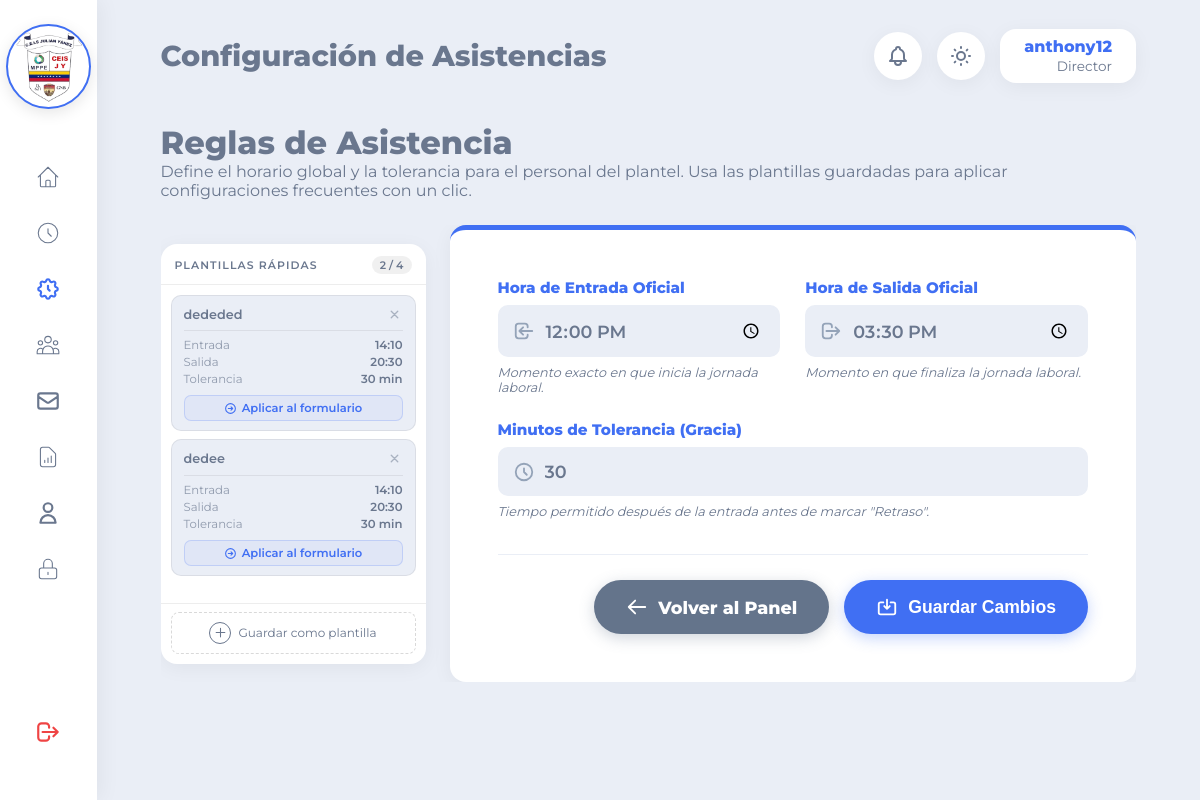
/vistas/configuracionAsistencia.php (signed in), run on an earlier commit of the app's database.
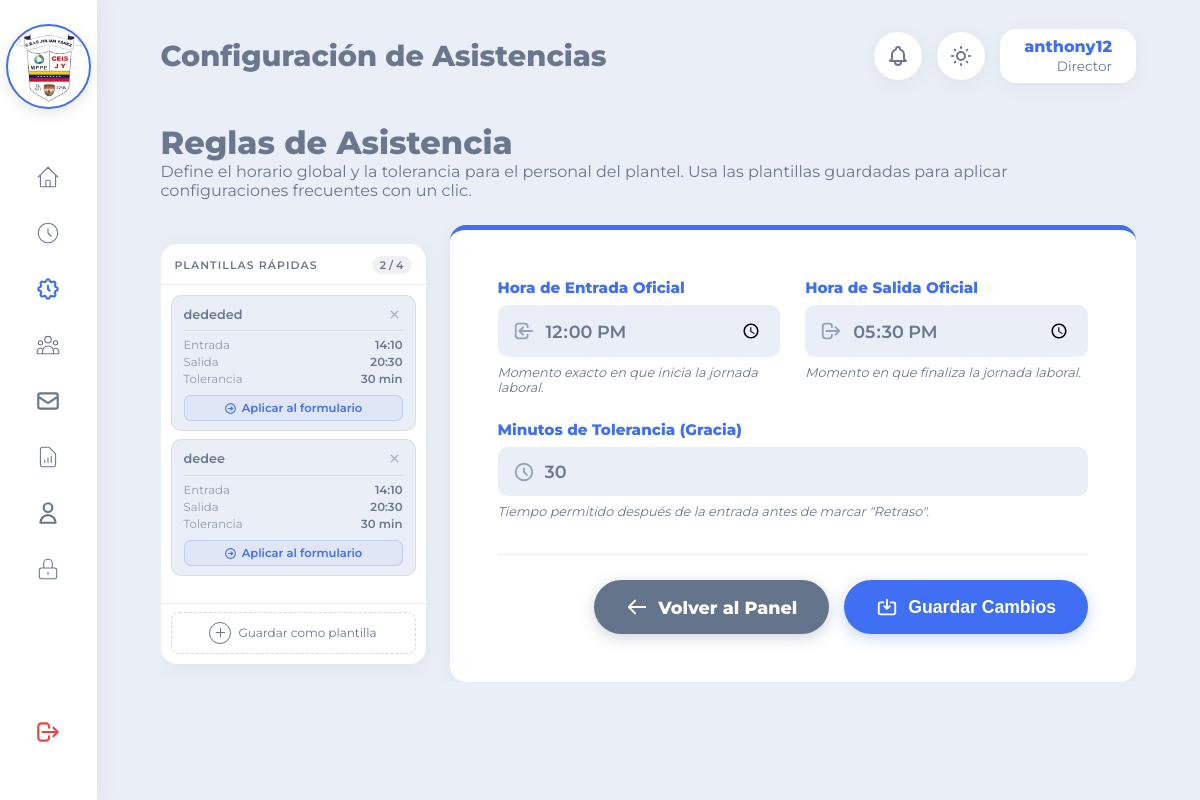
And on a later commit of the database.
### tables this page shows
CREATE TABLE `configuraciones_preestablecidas` (
  `id_preestablecida` int(11) NOT NULL AUTO_INCREMENT,
  `nombre` varchar(60) NOT NULL,
  `hora_entrada` time NOT NULL,
  `hora_salida` time NOT NULL,
  `minutos_tolerancia` tinyint(4) NOT NULL DEFAULT 0,
  `es_activa` tinyint(1) NOT NULL DEFAULT 0,
  `id_usuario_creador` int(11) NOT NULL,
  `fecha_creacion` datetime NOT NULL DEFAULT current_timestamp(),
  `fecha_actualizacion` datetime NOT NULL DEFAULT current_timestamp() ON UPDATE current_timestamp(),
  PRIMARY KEY (`id_preestablecida`),
  KEY `idx_usuario_creador` (`id_usuario_creador`)
);

CREATE TABLE `configuracion` (
  `id_config` int(11) NOT NULL AUTO_INCREMENT,
  `hora_entrada_general` time NOT NULL DEFAULT '07:00:00',
  `hora_salida_general` time NOT NULL DEFAULT '13:00:00',
  `minutos_tolerancia` int(11) NOT NULL DEFAULT 15,
  PRIMARY KEY (`id_config`)
);

### vistas/ConfiguracionAsistencia.php (the view, shortened to what the rows shown need)
<?php
require_once '../configuracion/conexion.php';
try {
    $stmt = $conexion->prepare("SELECT * FROM configuracion WHERE id_config = 1");
    $stmt->execute();
    $config = $stmt->fetch(PDO::FETCH_ASSOC);
} catch (PDOException $e) {
    $config = [
        'hora_entrada_general' => '07:00',
        'hora_salida_general'  => '13:00',
        'minutos_tolerancia'   => 15,
    ];
}
$preestablecidas       = [];
try {
    $stmtPre = $conexion->prepare(
        "SELECT * FROM configuraciones_preestablecidas ORDER BY fecha_creacion ASC LIMIT 4"
    );
    $stmtPre->execute();
    $preestablecidas       = $stmtPre->fetchAll(PDO::FETCH_ASSOC);
} catch (PDOException $e) {
}
?>
<!DOCTYPE html>
<html lang="es" data-theme="light">
<head>
    <link rel="stylesheet" href="../recursos/css/principal.css?v=<?php echo time(); ?>">
</head>
<body>
    <div class="contenedor-principal">
        <main class="contenido">
            <h1>Reglas de Asistencia</h1>
            <div class="contenido-configuracion">
                <div class="panel-plantillas" id="panelPlantillas">
                    <div class="panel-plantillas-lista" id="listaPlantillas">
                    <?php if (empty($preestablecidas)): ?>
                        <p class="estado-vacio-plantillas">
                            Sin plantillas aún. Configura un horario en el formulario y guárdalo
                            como plantilla para acceder a él con un clic.
                        </p>
                    <?php else: ?>
                        <?php foreach ($preestablecidas as $pre): ?>
                            <div class="tarjeta-preestablecida <?php echo $pre['es_activa'] ? 'es-activa' : ''; ?>"
                                 data-id="<?php echo $pre['id_preestablecida']; ?>"
                                 id="tarjeta-<?php echo $pre['id_preestablecida']; ?>">
                                <div class="cabecera-tarjeta">
                                    <span class="nombre-preestablecida"
                                          title="Doble clic para renombrar"
                                          ondblclick="activarEdicionNombre(this, <?php echo $pre['id_preestablecida']; ?>)">
                                        <?php echo htmlspecialchars($pre['nombre']); ?>
                                    </span>
                                    <button class="btn-eliminar-tarjeta"
                                            title="Eliminar esta plantilla"
                                            onclick="confirmarEliminarTarjeta(
                                                <?php echo $pre['id_preestablecida']; ?>,
                                                '<?php echo htmlspecialchars(addslashes($pre['nombre'])); ?>'
                                            )">
                                        <svg xmlns="http://www.w3.org/2000/svg" width="13" height="13" fill="none" viewBox="0 0 24 24" stroke="currentColor">
                                            <path stroke-linecap="round" stroke-linejoin="round" stroke-width="2.5" d="M6 18L18 6M6 6l12 12"/>
                                        </svg>
                                    </button>
                                </div>
                                <hr class="separador-tarjeta">
                                <table class="tabla-horario">
                                    <tr>
                                        <td class="etiqueta">Entrada</td>
                                        <td class="valor"><?php echo date('H:i', strtotime($pre['hora_entrada'])); ?></td>
                                    </tr>
                                    <tr>
                                        <td class="etiqueta">Salida</td>
                                        <td class="valor"><?php echo date('H:i', strtotime($pre['hora_salida'])); ?></td>
                                    </tr>
                                    <tr>
                                        <td class="etiqueta">Tolerancia</td>
                                        <td class="valor"><?php echo $pre['minutos_tolerancia']; ?> min</td>
                                    </tr>
                                </table>
                                <button class="btn-aplicar-preestablecida"
                                        onclick="confirmarAplicarPlantilla(
                                            <?php echo $pre['id_preestablecida']; ?>,
                                            '<?php echo htmlspecialchars(addslashes($pre['nombre'])); ?>',
                                            '<?php echo date('H:i', strtotime($pre['hora_entrada'])); ?>',
                                            '<?php echo date('H:i', strtotime($pre['hora_salida'])); ?>',
                                            <?php echo $pre['minutos_tolerancia']; ?>
                                        )">
                                    <svg xmlns="http://www.w3.org/2000/svg" width="13" height="13" fill="none" viewBox="0 0 24 24" stroke="currentColor">
                                        <path stroke-linecap="round" stroke-linejoin="round" stroke-width="2" d="M13 9l3 3m0 0l-3 3m3-3H8m13 0a9 9 0 11-18 0 9 9 0 0118 0z"/>
                                    </svg>
                                    Aplicar al formulario
                                </button>
                            </div>
                        <?php endforeach; ?>
                    <?php endif; ?>
                    </div>
                </div>
                <div class="tarjeta-formulario-config">
                    <form id="formConfiguracion"
                          action="../controladores/ControladorConfiguracion.php"
                          method="POST">
                        <div class="grid-formulario">
                            <div class="grupo-input">
                                <div class="input-con-icono">
                                    <svg xmlns="http://www.w3.org/2000/svg" fill="none" viewBox="0 0 24 24" stroke="currentColor">
                                        <path stroke-linecap="round" stroke-linejoin="round" stroke-width="2" d="M11 16l-4-4m0 0l4-4m-4 4h14m-5 4v1a3 3 0 01-3 3H6a3 3 0 01-3-3V7a3 3 0 013-3h7a3 3 0 013 3v1"/>
                                    </svg>
                                    <input type="time"
                                           id="hora_entrada"
                                           name="hora_entrada"
                                           value="<?php echo date('H:i', strtotime($config['hora_entrada_general'])); ?>"
                                           required>
                                </div>
                            </div>
                            <div class="grupo-input">
                                <div class="input-con-icono">
                                    <svg xmlns="http://www.w3.org/2000/svg" fill="none" viewBox="0 0 24 24" stroke="currentColor">
                                        <path stroke-linecap="round" stroke-linejoin="round" stroke-width="2" d="M17 16l4-4m0 0l-4-4m4 4H7m6 4v1a3 3 0 01-3 3H6a3 3 0 01-3-3V7a3 3 0 013-3h4a3 3 0 013 3v1"/>
                                    </svg>
                                    <input type="time"
                                           id="hora_salida"
                                           name="hora_salida"
                                           value="<?php echo date('H:i', strtotime($config['hora_salida_general'])); ?>"
                                           required>
                                </div>
                            </div>
                            <div class="grupo-input campo-completo">
                                <div class="input-con-icono">
                                    <svg xmlns="http://www.w3.org/2000/svg" fill="none" viewBox="0 0 24 24" stroke="currentColor">
                                        <path stroke-linecap="round" stroke-linejoin="round" stroke-width="2" d="M12 8v4l3 3m6-3a9 9 0 11-18 0 9 9 0 0118 0z"/>
                                    </svg>
                                    <input type="number"
                                           id="minutos_tolerancia"
                                           name="minutos_tolerancia"
                                           value="<?php echo $config['minutos_tolerancia']; ?>"
                                           min="0"
                                           max="120"
                                           required>
                                </div>
                            </div>
                        </div>
                    </form>
                </div>
            </div>
        </main>
    </div>
</body>
</html>

What changed in the data, as far as the page shows it:
changed configuracion: hora_salida "15:30" → "17:30"
